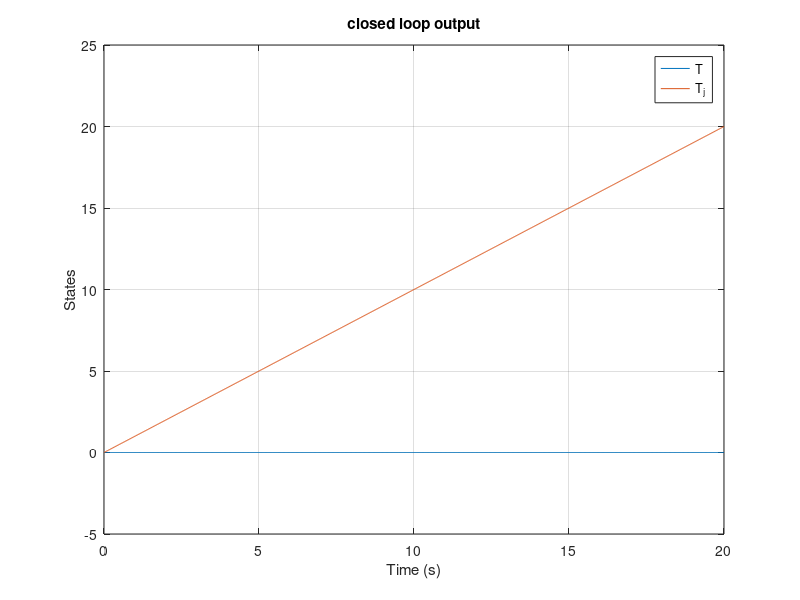
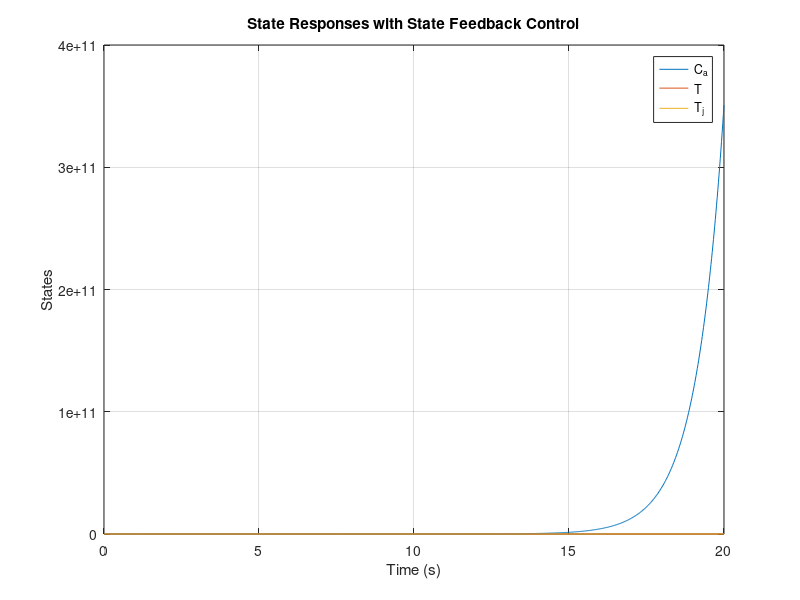

Here is the MATLAB script that generated these plots, in order:
clc
clear
clear all
clf
close
close all


A = [-1.7, -0.25, 0; 23, -30, 20; 0, -940, -250];
B = [10, 0; -82, 0; 0, -670];
C = [0, 1, 0; 0, 0, 1];
D = 0;
x_0 = [1; 100; 200];

% 
% temp = C(2, :)
% res = temp*B

% calculate the F and B, u = -Kx+Fr
B_star = cat(1, C(1, :)*B, C(2, :)*B);
C_star = cat(1, C(1, :)*A, C(2, :)*A)
F = inv(B_star)
K = inv(B_star) * C_star


% % the system is not stable, so try to add a pole placement 
% % selected poles
% A_d = [0, 1, 0;0, 0, 1; -0.08, -0.48, -1.4];
% 
% A1 = A - B*K
% B1 = B * F
% 
% % first calculate the controllability matrix,W_c
% W_c = cat(2, B1, A1*B1, A1*A1*B1);
% 
% % then group the independent vectors as Matrix_C, and its inverse
% Matrix_C = cat(2, W_c(:, 1), W_c(:, 3), W_c(:, 2));
% inv_Matrix_C = inv(Matrix_C);
% 
% % get the T, d1 = 2, d2 = 1
% T = cat(1, inv_Matrix_C(2, :), inv_Matrix_C(2, :)*A1, inv_Matrix_C(3, :));
% 
% % get A_hat, B_hat
% A_hat = T*A1/T;
% B_hat = T*B1;
% 
% % cal K_hat and K
% K_hat = pinv(B_hat)*(A_hat-A_d);
% K = K_hat*T




% simulate the system x_dot = (A-BK)x + BFr



runningtime = 20;
% Simulate the closed-loop response with initial condition x0
sys_cl = ss(A-B*K, B*F, C, 0);

t = linspace(0, runningtime, 1000);  % Simulation time
u = zeros(size(t));
v = ones(size(t));

[y, t_out, x] = lsim(sys_cl, [u;v], t);
y_tmax = max(y(:, 1));
y_t1max = max(y(:, 2));
y_min = min(y(:, 1))
y_t1min = min(y(:, 2))
y_t = y(1000, 1);
y_t1 = y(1000, 2);

% Plot response
figure;
% plot(t, initial_response);
plot(t_out, y);
xlabel('Time (s)');
ylabel('States');
% legend('C_a', 'T', 'T_j');
legend('T', 'T_j');
title('closed loop output')
grid on;

% Display the overshoot
overshoot = ((y_tmax - y_t)/y_t + (y_t1max- y_t1)/y_t1)/2
% Display the setting time
settime1 = 0;
settime12 = 0;
settime2 = 0;
settime22 = 0;
for n = 1:1000
    if y(n, 1) == y_min
        settime1 = n;
        break;
    end
end
for n = 1:1000
    if y(n, 1) >= (y_t*0.98) && n > settime1
        settime12 = n;
        break;
    end
end
for n = 1:1000
    if y(n, 2) == y_t1min
        settime2 = n;
        break;
    end
end
for n = 1:1000
    if y(n, 2) >= (y_t1*0.98) && n > settime2
        settime22 = n;
        break;
    end
end
settime = (settime22 - settime2 + settime12 - settime1)/2*(runningtime/1000)

% Display the eigenvalues of closed-loop system
closed_loop_poles = eig(A - B * K);
disp('Closed-loop poles:');
disp(closed_loop_poles);


% state response
sys_cl = ss(A - B * K, zeros(3,2), eye(3), zeros(3,2));

% Simulate response to initial condition
t = linspace(0, runningtime, 1000);  % Simulation time
u = -1*ones(size(t));

initial_response = initial(sys_cl, x_0, t);
% Plot response
figure;
plot(t, initial_response);
xlabel('Time (s)');
ylabel('States');
legend('C_a', 'T', 'T_j');
title('State Responses with State Feedback Control');
grid on;
